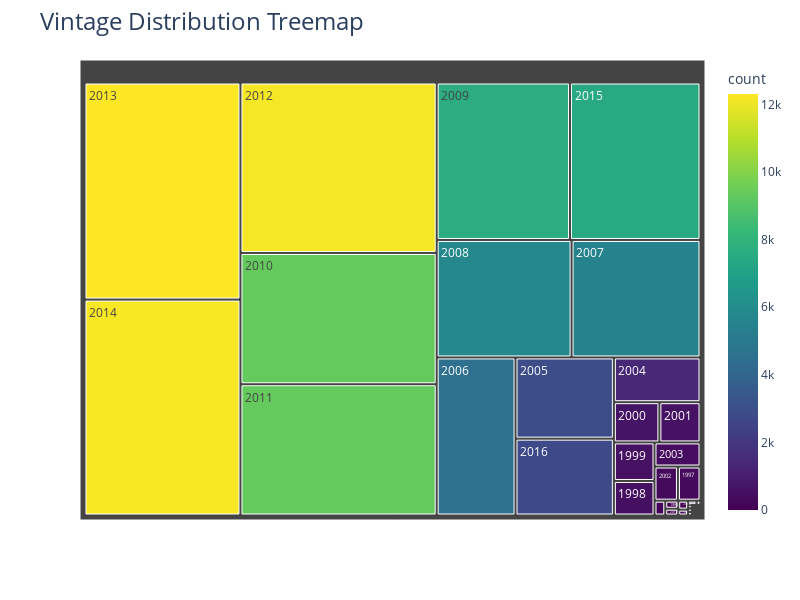

The code cell stored with this chart in its notebook:
### Markdown cell above
## Vintage Distribution Treemap

### Code cell
# Calculate the counts of each vintage year and reset the index to make it a DataFrame
vintage_counts = df['vintage'].value_counts().reset_index()
vintage_counts.columns = ['vintage', 'count']

# Create the treemap
fig = px.treemap(vintage_counts, path=['vintage'], values='count',
                 color='count', color_continuous_scale='Viridis')

# Update the layout of the treemap
fig.update_layout(
    title='Vintage Distribution Treemap',
    title_font_size=24,
    autosize=False,
    width=800,
    height=600
)

# Show the treemap
fig.show()

### Figure 1 — Plotly figure (JSON) as saved in the notebook; plotly's stock layout.template omitted (floating-point values rounded to 4 significant figures)
{"data": [{"branchvalues": "total", "customdata": [[2], [1], [4], [1], [1], [1], [1], [1], [1], [3], [1], [1], [5], [5], [5], [4], [13], [4], [21], [38], [58], [280], [510], [570], [666], [601], [291], [403], [1409], [2903], [4530], [5507], [5762], [7633], [9366], [9363], [12159], [12311], [12244], [7468], [2747], [32], [32], [4], [6], [2], [1]], "domain": {"x": [0, 1], "y": [0, 1]}, "hovertemplate": "labels=%{label}<br>count_sum=%{value}<br>parent=%{parent}<br>id=%{id}<br>count=%{color}<extra></extra>", "ids": ["1904", "1919", "1929", "1930", "1945", "1971", "1976", "1978", "1982", "1985", "1986", "1987", "1988", "1989", "1990", "1991", "1992", "1993", "1994", "1995", "1996", "1997", "1998", "1999", "2000", "2001", "2002", "2003", "2004", "2005", "2006", "2007", "2008", "2009", "2010", "2011", "2012", "2013", "2014", "2015", "2016", "2017", "2018", "2019", "2020", "2022", "2023"], "labels": ["1904", "1919", "1929", "1930", "1945", "1971", "1976", "1978", "1982", "1985", "1986", "1987", "1988", "1989", "1990", "1991", "1992", "1993", "1994", "1995", "1996", "1997", "1998", "1999", "2000", "2001", "2002", "2003", "2004", "2005", "2006", "2007", "2008", "2009", "2010", "2011", "2012", "2013", "2014", "2015", "2016", "2017", "2018", "2019", "2020", "2022", "2023"], "marker": {"coloraxis": "coloraxis", "colors": [2, 1, 4, 1, 1, 1, 1, 1, 1, 3, 1, 1, 5, 5, 5, 4, 13, 4, 21, 38, 58, 280, 510, 570, 666, 601, 291, 403, 1409, 2903, 4530, 5507, 5762, 7633, 9366, 9363, 12159, 12311, 12244, 7468, 2747, 32, 32, 4, 6, 2, 1]}, "name": "", "parents": ["", "", "", "", "", "", "", "", "", "", "", "", "", "", "", "", "", "", "", "", "", "", "", "", "", "", "", "", "", "", "", "", "", "", "", "", "", "", "", "", "", "", "", "", "", "", ""], "type": "treemap", "values": [2, 1, 4, 1, 1, 1, 1, 1, 1, 3, 1, 1, 5, 5, 5, 4, 13, 4, 21, 38, 58, 280, 510, 570, 666, 601, 291, 403, 1409, 2903, 4530, 5507, 5762, 7633, 9366, 9363, 12159, 12311, 12244, 7468, 2747, 32, 32, 4, 6, 2, 1]}], "layout": {"autosize": false, "coloraxis": {"colorbar": {"title": {"text": "count"}}, "colorscale": [[0, "#440154"], [0.1111, "#482878"], [0.2222, "#3e4989"], [0.3333, "#31688e"], [0.4444, "#26828e"], [0.5556, "#1f9e89"], [0.6667, "#35b779"], [0.7778, "#6ece58"], [0.8889, "#b5de2b"], [1, "#fde725"]]}, "height": 600, "legend": {"tracegroupgap": 0}, "margin": {"t": 60}, "title": {"font": {"size": 24}, "text": "Vintage Distribution Treemap"}, "width": 800}}
